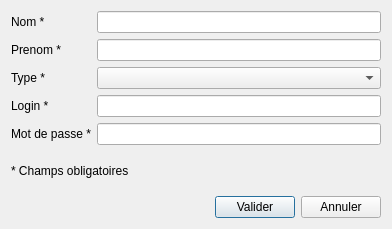
<?xml version="1.0" encoding="UTF-8"?>
<ui version="4.0">
 <class>AddStaffDialog</class>
 <widget class="QDialog" name="AddStaffDialog">
  <property name="geometry">
   <rect>
    <x>0</x>
    <y>0</y>
    <width>392</width>
    <height>229</height>
   </rect>
  </property>
  <property name="sizePolicy">
   <sizepolicy hsizetype="Fixed" vsizetype="Fixed">
    <horstretch>0</horstretch>
    <verstretch>0</verstretch>
   </sizepolicy>
  </property>
  <property name="windowTitle">
   <string>Ajouter Personnel</string>
  </property>
  <layout class="QVBoxLayout" name="verticalLayout">
   <item>
    <layout class="QFormLayout" name="formLayout">
     <item row="0" column="0">
      <widget class="QLabel" name="nameLabel">
       <property name="text">
        <string>Nom *</string>
       </property>
      </widget>
     </item>
     <item row="0" column="1">
      <widget class="QLineEdit" name="nameLineEdit">
       <property name="toolTip">
        <string>Doit commencer pas une majuscule</string>
       </property>
      </widget>
     </item>
     <item row="1" column="0">
      <widget class="QLabel" name="firstNameLabel">
       <property name="text">
        <string>Prenom *</string>
       </property>
      </widget>
     </item>
     <item row="1" column="1">
      <widget class="QLineEdit" name="firstNameLineEdit">
       <property name="toolTip">
        <string>Doit commencer par une majuscule</string>
       </property>
      </widget>
     </item>
     <item row="2" column="0">
      <widget class="QLabel" name="typeLabel">
       <property name="text">
        <string>Type *</string>
       </property>
      </widget>
     </item>
     <item row="2" column="1">
      <widget class="QComboBox" name="typeComboBox"/>
     </item>
     <item row="3" column="0">
      <widget class="QLabel" name="loginLabel">
       <property name="text">
        <string>Login *</string>
       </property>
      </widget>
     </item>
     <item row="3" column="1">
      <widget class="QLineEdit" name="loginLineEdit">
       <property name="toolTip">
        <string>Identifiant sur l'application</string>
       </property>
      </widget>
     </item>
     <item row="4" column="0">
      <widget class="QLabel" name="passwordLabel">
       <property name="text">
        <string>Mot de passe *</string>
       </property>
      </widget>
     </item>
     <item row="4" column="1">
      <widget class="QLineEdit" name="passwordLineEdit">
       <property name="toolTip">
        <string>Mot de passe sur l'application</string>
       </property>
       <property name="echoMode">
        <enum>QLineEdit::Password</enum>
       </property>
      </widget>
     </item>
    </layout>
   </item>
   <item>
    <widget class="QLabel" name="compulsoryInputsLabel">
     <property name="text">
      <string>* Champs obligatoires</string>
     </property>
    </widget>
   </item>
   <item>
    <layout class="QHBoxLayout" name="horizontalLayout">
     <item>
      <spacer name="horizontalSpacer">
       <property name="orientation">
        <enum>Qt::Horizontal</enum>
       </property>
       <property name="sizeHint" stdset="0">
        <size>
         <width>40</width>
         <height>20</height>
        </size>
       </property>
      </spacer>
     </item>
     <item>
      <widget class="QPushButton" name="okButton">
       <property name="toolTip">
        <string>Valider l'ajout de la nouvelle ressource</string>
       </property>
       <property name="text">
        <string>Valider</string>
       </property>
      </widget>
     </item>
     <item>
      <widget class="QPushButton" name="cancelButton">
       <property name="toolTip">
        <string>Annuler l'ajout de la nouvelle ressource</string>
       </property>
       <property name="text">
        <string>Annuler</string>
       </property>
      </widget>
     </item>
    </layout>
   </item>
  </layout>
 </widget>
 <tabstops>
  <tabstop>nameLineEdit</tabstop>
  <tabstop>firstNameLineEdit</tabstop>
  <tabstop>typeComboBox</tabstop>
  <tabstop>loginLineEdit</tabstop>
  <tabstop>passwordLineEdit</tabstop>
  <tabstop>okButton</tabstop>
  <tabstop>cancelButton</tabstop>
 </tabstops>
 <resources/>
 <connections>
  <connection>
   <sender>okButton</sender>
   <signal>clicked()</signal>
   <receiver>AddStaffDialog</receiver>
   <slot>checkBeforeSubmit()</slot>
   <hints>
    <hint type="sourcelabel">
     <x>379</x>
     <y>193</y>
    </hint>
    <hint type="destinationlabel">
     <x>199</x>
     <y>149</y>
    </hint>
   </hints>
  </connection>
  <connection>
   <sender>cancelButton</sender>
   <signal>clicked()</signal>
   <receiver>AddStaffDialog</receiver>
   <slot>reject()</slot>
   <hints>
    <hint type="sourcelabel">
     <x>292</x>
     <y>193</y>
    </hint>
    <hint type="destinationlabel">
     <x>199</x>
     <y>149</y>
    </hint>
   </hints>
  </connection>
 </connections>
 <slots>
  <slot>checkBeforeSubmit()</slot>
 </slots>
</ui>
